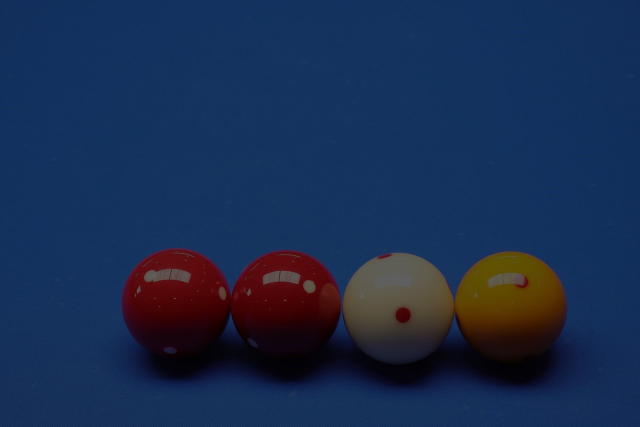
//> input picture frontend/project/asset/img/4balls_dark.jpg, 1280 x 853 px, given in place of the camera (shown at 1/2 size)
$ ./findball   (built with g++ and OpenCV 4)
//> lines starting //> are read from the running program, lines starting //| are printed output that depends on the picture; after the words box and inside, x2 and y2 are one past the last pixel; in counts of white or black regions, pixels touching at a corner belong together
#include <iostream>
#include <fstream>
#include <vector>
#include <opencv2/opencv.hpp>
#include "json/json.h"
#include <vector>
#include <opencv2/imgproc.hpp>
#include <opencv2/highgui.hpp>
#include <string>


using namespace std;
using namespace cv;
using namespace Json;

float dyst[4] = { 0,0,0.5,-0.5 };//straight
float dxst[4] = { 0.5,-0.5,0,0 };
float dysi[4] = { 0.3, 0.3,-0.3,-0.3 };//side
float dxsi[4] = { 0.3,-0.3,-0.3,0.3 };
struct Position {
    float y;
    float x;
};
struct BallColor {
    int red_ball;
    int yellow_ball;
    int white_ball;
};

const int fwidth = 640;
const int fheight = 480;
const double fps = 10.0;

bool compareContourAreas(vector<Point> contour1, vector<Point> contour2) {
    double i = fabs(contourArea(Mat(contour1)));
    double j = fabs(contourArea(Mat(contour2)));
    return (i > j);
}

cv::VideoCapture initCamera() {
    cv::VideoCapture cap(0);
    if (!cap.isOpened()) {
        std::cerr << "[ERROR] VideoCapture opening failed.\n";
        exit(1);
    }

    cap.set(cv::CAP_PROP_FRAME_WIDTH, ::fwidth);
    cap.set(cv::CAP_PROP_FRAME_HEIGHT, ::fheight);
    cap.set(cv::CAP_PROP_FPS, ::fps);

    return cap;
}

inline int transform(cv::Mat& image, cv::Mat& homo) {
    // [5 lines of commented-out code are left out]
    Mat contour2;
    image.copyTo(contour2);
    //기본 이미지 출력
    imshow("Original", image);

    Mat gray;
    Mat blur;
    Mat hsv;
    GaussianBlur(image, blur, Size(5, 5), 0);  //노이즈 제거
    cvtColor(blur, hsv, cv::COLOR_BGR2HSV);//hsv변환
    Mat binary;
    cv::inRange(hsv, cv::Scalar(90, 100, 10), cv::Scalar(140, 255, 230), gray);
    // [5 lines of commented-out code are left out]

    vector<vector<Point>> contours;
    vector<Vec4i> hierarchy;
    //그레이가 파랑 변환된거
    findContours(gray, contours, hierarchy, RETR_CCOMP, CHAIN_APPROX_TC89_KCOS);
    //검색방법, 근사화방법
    sort(contours.begin(), contours.end(), compareContourAreas);  //면적 큰 순서대로 정렬
    drawContours(contour2, contours, -1, Scalar(255, 0, 0), 1);  //컨투어 그리기
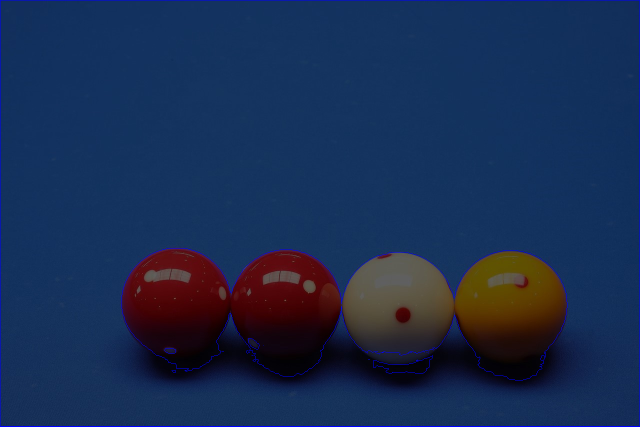
//> contour2: 853 rows x 1280 cols, CV_8UC3 (shown at 1/2 size); 0.67% of pixels changed, all inside (x1, y1, x2, y2) = (0, 0, 1280, 853)
    // << contours.size() << endl << endl << endl;  //컨투어 크기 보기
    //경계선 출력
    imshow("ContourImage", contour2);

    vector<Point> contours_approx; //컨투어한거 받을거
    //제일 큰 면적부터 보니까 가장 처음 나오는 사각형을 찾아 그게 당구대임
    for (int i = 0; i < contours.size(); i++) {
        double length = arcLength(contours[i], true);  //윤곽의 둘레 길이 계산
        approxPolyDP(contours[i], contours_approx, 0.1 * length, true); //윤곽을 근사화해 contours_approx벡터에 저장
        //둘레의 10%만큼 오차 허용
        //cout << i<<"                     "<<contours_approx.size() << endl;
        if (contours_approx.size() == 4) {//꼭짓점 4개면 끝
            std::vector<cv::Point2f> points; //사각형의 꼭짓점 받음
            for (Point i : contours_approx) {
                points.push_back(i);
                //cout << i << endl;
            }

            // 변환 후 영상의 네 모서리 좌표-> 수정?->이거 순서가 위에랑 같아야하는듯
            std::vector<cv::Point2f> dstPoints = {

                // cv::Point2f(639, 0),

                 cv::Point2f(639, 336),
                 cv::Point2f(639, 0),
				 cv::Point2f(0, 0),
                 cv::Point2f(0, 336)
            };
            /*
                    cv::Point2f(0, 0),
                    cv::Point2f(533, 0),
                    cv::Point2f(533, 283),

            */
            // 호모그래피 행렬 계산
            cv::Mat h = cv::getPerspectiveTransform(points, dstPoints);

            // 호모그래피 적용
            //cv::Mat result;
            cv::warpPerspective(image, homo, h, image.size());   //호모그래피 변환 -> homo 원본 변환 , image : 파랑변환
            cv::warpPerspective(gray, image, h, image.size());
            //호모는 원래 이미지
            //image는 파란색 변환된거
            cv::imshow("Transformed Image", image);  //파란색
            //변환 처음에 한번만 하면 될듯

            ///////여기까지가 변환
            //result를 저장해서 다음 공 찾는 거에 저장하면 될듯
            //변환했을 때 사각형 또 찾아야되나
            return 1;
        }
        contours_approx.clear();  //다시 받을거라 클리어해줌
    }
//> this loop made 1 pass
//> pass 1, in transform, `cv::imshow("Transformed Image", image);`:
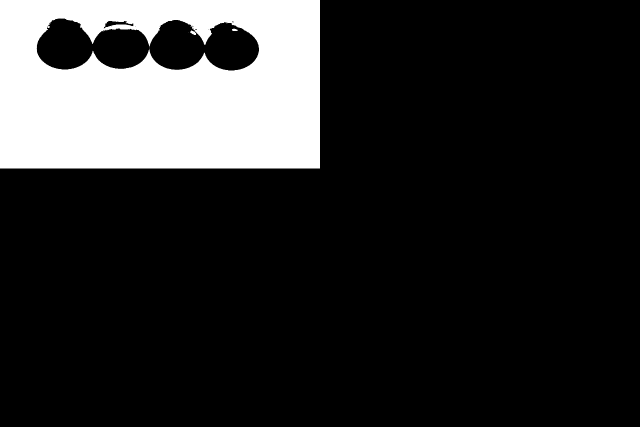
//> window 'Transformed Image': 853 rows x 1280 cols, CV_8UC1 (shown at 1/2 size); min 0, max 255, mean 42.9
    return 0;

}
// [20 lines left out: function store_Point, not called in this run]

void transformImage(cv::Mat& blue, cv::Mat& img, cv::Mat& hsv, std::vector<cv::Vec3f>& circles) //이미지 변환, 원 검출
{  //파란색, 원래 , 컬러homo를 hsv로 변환
    //cout << "2222222222" << endl;
    cv::Mat edge;

    cv::cvtColor(img, hsv, cv::COLOR_BGR2HSV);//hsv변환
    cv::GaussianBlur(hsv, hsv, cv::Size(5, 5), 0);//노이즈 제거 Size 클수록 더 흐릿
    //-> 색 구분하기 위해 씀

    //cv::cvtColor(hsv, gray, cv::COLOR_BGR2GRAY);//그레이변환
    //imshow("hsv",hsv);
    //imshow("gray",gray);
	Canny(blue,edge,100,200);
    cv::HoughCircles(edge, circles, cv::HOUGH_GRADIENT, 1, 8,150, 20, 10, 0);   //동그라미 검출
    //입력 이미지, 검출한 원 출력 벡터 , 변환 메소드 , // 해상도 , 원 사이 최소 거리 // 임계값 //최소 반지름 , 최대 반지름
}  //파란거에서 원 검출하고 그 점이 circle이니까 그걸 hsv위에서 판단

void checkColor(cv::Vec3b& colorHSV, BallColor& ball)
{
    //cout << "3333333333" << endl;
    //h 0~180 s 0~255 v 0~255
    int H = colorHSV[0];
    int S = colorHSV[1];
    int V = colorHSV[2];
    std::cout << "hsv "<<H << " " << S << " " << V << std::endl;
    if ((H <= 20 || (H >= 110 && H <= 130)) && S > 115 && V > 210) { ///빨간색
        ball.red_ball++;
        //std::cout << "빨";
    }
    // 노란색 판별
    else if ((H >= 85 && H <= 100) && S > 120 && V > 240) {  ////노란색
        ball.yellow_ball++;
        //std::cout << "노";
    }
    // 흰색 판별
    else if ((H >= 90 && H <= 130) && S < 90 && V > 220) { /////흰색
        ball.white_ball++;
        //std::cout << "흰";
    }
}

inline void checkAverageColor(cv::Mat& img, cv::Mat& hsv, std::vector<cv::Vec3f>& circles, std::vector<std::vector<cv::Point>>& circles_log)
{//검출한 원 색 파악       //원 위치 확인하기 위함, hsv 변환
    //cout << "444444444444" << endl;
    BallColor ball;
    //cout << circles.size() << endl << endl << endl << endl << endl << endl << endl << endl;  //공 개수 확인
    for (size_t i = 0; i < circles.size(); i++) {  //circles ,,hsv
        ball.red_ball = 0;  //각 공의 색을 파악하기 위함 -> 9개의 point에서 색을 파악하고, 가장 빈도수가 높은 색을 그 공의 색으로 지정한다.
        ball.white_ball = 0;
        ball.yellow_ball = 0;
        cv::Vec3f circl = circles[i]; //각각의 공의 정보를 받는다
        cv::Point center = cv::Point(circl[0], circl[1]); //xy  //공의 중심
        int radius = circl[2]; //공의 반지름

        cv::Vec3b colorHSV;  //어차피 최대가 255
        std::cout << "pointttt" << " " << circl[0] << " " << circl[1] << " " << circl[2] << std::endl;
        colorHSV = hsv.at<cv::Vec3b>(center.y, center.x);
        checkColor(colorHSV, ball);
        //cout << colorHSV[0] << " " << colorHSV[1] << " " << colorHSV[2] << endl;

        for (int i = 0; i < 4; i++) //가로세로
        {
            //std::cout << "점"<<center.y<<" "<< dyst[i]<<" "<<center.y + dyst[i] * radius << std::endl;
            colorHSV = hsv.at<cv::Vec3b>(center.y + dyst[i] * radius, center.x + dxst[i] * radius);
            checkColor(colorHSV, ball);
        }
        for (int i = 0; i < 4; i++) //대각선
        {
            colorHSV = hsv.at<cv::Vec3b>(center.y + dysi[i] * radius, center.x + dysi[i] * radius);
            checkColor(colorHSV, ball);
        }

        //셋 중에 가장큰것의 파일 저장
        if (ball.red_ball + ball.yellow_ball + ball.white_ball != 0) //계산 됐을 때
        {
            if (ball.red_ball >= ball.yellow_ball) {  ///숫자로 함수 받아서 거기서 처리
                if (ball.red_ball >= ball.white_ball)
                    store_Point(1, center, circles_log);//빨간색
                else
                    store_Point(2, center, circles_log);//흰색
            }
            else {
                if (ball.yellow_ball >= ball.white_ball)
                    store_Point(3, center, circles_log);//노란색
                else
                    store_Point(2, center, circles_log);//흰색
            }
        }
        //그림그리기
        //std::cout << std::endl;
        // 원의 중심
        cv::circle(img, center, 1, cv::Scalar(0, 100, 100), 3, cv::LINE_AA);
        // 원의 외곽
        cv::circle(img, center, radius, cv::Scalar(255, 0, 255), 3, cv::LINE_AA);
    }
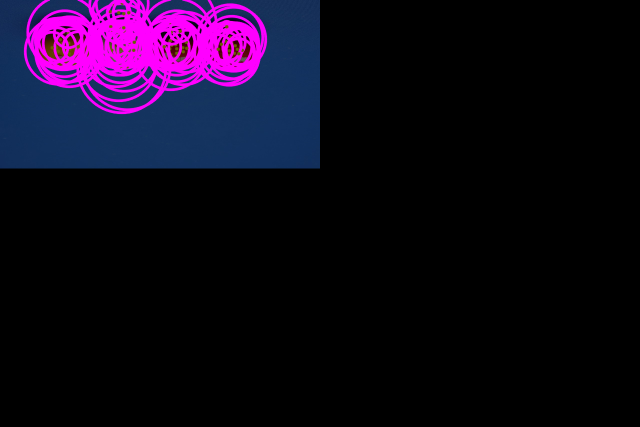
//> img: 853 rows x 1280 cols, CV_8UC3 (shown at 1/2 size); mean B, G, R 26.6, 7, 16.9
    imshow("circleimg", img);
}
// [143 lines left out: functions setNum, checkMove, checkStop, makeFile, not called in this run]

void checkMovement(int& moving, std::vector<std::vector<cv::Point>>& circles_log)
{
    //cout << "999999999999999999" << endl;
    int red_size = circles_log[0].size();
    int white_size = circles_log[1].size();
    int yellow_size = circles_log[2].size();
    if (red_size > 0 && white_size > 0 && yellow_size > 0) //계산 됐을 때
    {///원래 한번에 3개의 공을 다 받아야하는데, 못받는 상황이 생길 수 있어서 그 전의 공의 위치로 넣어줌
        if (red_size >= yellow_size) {  ///
            if (red_size >= white_size)
                setNum(1, circles_log);//빨간색-> 값 못받은게 있을 수 있어서 그 전 값이랑 개수 맞춰주는거
            else
                setNum(2, circles_log);//흰색
        }
        else {
            if (yellow_size >= white_size)
                setNum(3, circles_log);//노란색
            else
                setNum(2, circles_log);//흰색
        }
    }//개수 맞춰주기
    if (moving == 1) //움직일 때 -> 멈췄는 지 알아야함
    {
        //5개 다 같으면
        if (checkStop(circles_log) == 1)//멈춰서 녹화 끝남
        {
            ///cout << "공 멈춤!!!" << endl;
            //makeFile(circles_log);  //파일 만들어야됨
            moving = 0;  //이제 멈췄다
        }
    }
    else if (moving == 0)// 안움직일 때 -> 움직이는 지 알아야함 + 5개 넘으면 pop
    {
        if (circles_log[2].size() >= 5)//5개 이상 쌓이면 -> 위에서 처리해줘서 크기는 다 같음
        {
            //같은 지 체크
            //다르다면 pop하기
            if (checkMove(circles_log) == 1) //움직인다!-> moving 1로 바꿔줘 움직인다 인식해두기
                moving = 1;
            else  //안움직이면 5개만!!! 쓸모없는 값은 버림
            {
                while (circles_log[0].size() != 5)///5될 때까지 줄임
                {
                    for (int i = 0; i < 3; i++) {
                        circles_log[i].erase(circles_log[i].begin());
                    }//맨 앞 없애기
                }
            }
        }
    }
    //5개까지하기
    //5개부터 다르면 시작이다!!-> flag정하기
}

int main(int argc, char* argv[]) {
    cv::VideoCapture cap = initCamera();
    std::vector<std::vector<cv::Point>> circles_log;///값 저장
    circles_log.resize(3); //red, white, yellow

    int moving = 0;//0은 안움직임,  1은 움직여서 기록중

    while (true) {
        cv::Mat frame, homo, hsv;
        if (!cap.grab()) {
            std::cerr << "[ERROR] Camera grabbing failed.\n";
            break;
        }
        else if (!cap.retrieve(frame)) {
            std::cerr << "[ERROR] Retrieving frame failed.\n";
            break;
        }
        else {
            if (transform(frame, homo) == 1)  //frame은 파랑 호모 변환, homo는 원래 이미지 호모 변환
            {//변환 성공해야
                std::vector<cv::Vec3f> circles;  //원 좌표, 반지름 정보 저장
                transformImage(frame, homo, hsv, circles);  //이미지 변환해서 원 검출 frame 파랑 변환, homo 원본 변환
                ///이제 hsv가 homo에서 hsv 변환한것

                checkAverageColor(homo, hsv, circles, circles_log);  //검출한 원 색 파악
                checkMovement(moving, circles_log);
                //imshow("Display", homo);
                if (waitKey(100) == 27)  //200ms마다
//> the Esc key is pressed
                    break;
            }
            //cv::imshow("Image", frame);
            //cv::imshow("LIVE", trsf);
            //if (cv::waitKey(1) >= 0) break;
        }
    }
    cap.release();

    return 0;
}

$ run again, on frontend/project/asset/img/4balls_with_board.png
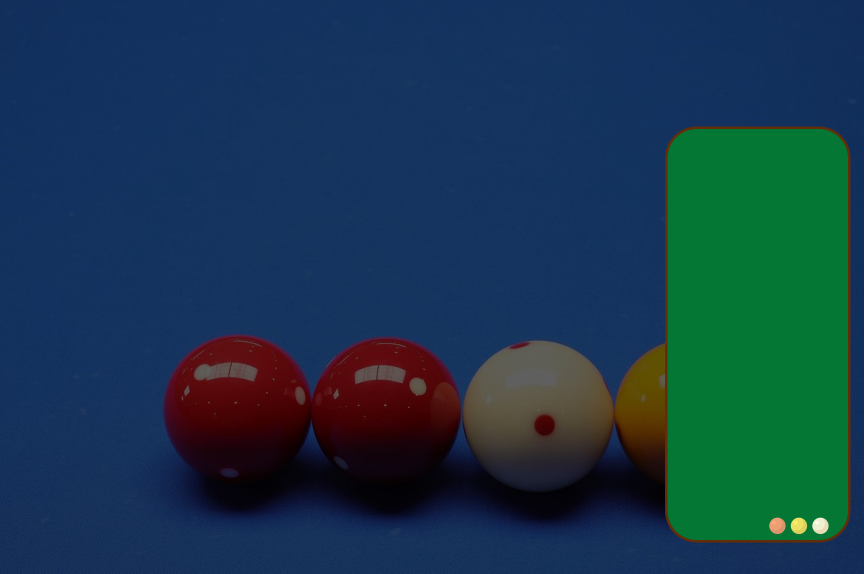
//> input picture frontend/project/asset/img/4balls_with_board.png, 1728 x 1147 px, given in place of the camera (shown at 1/2 size)
//> in transform, `drawContours(contour2, contours, -1, Scalar(255, 0, 0), 1);`:
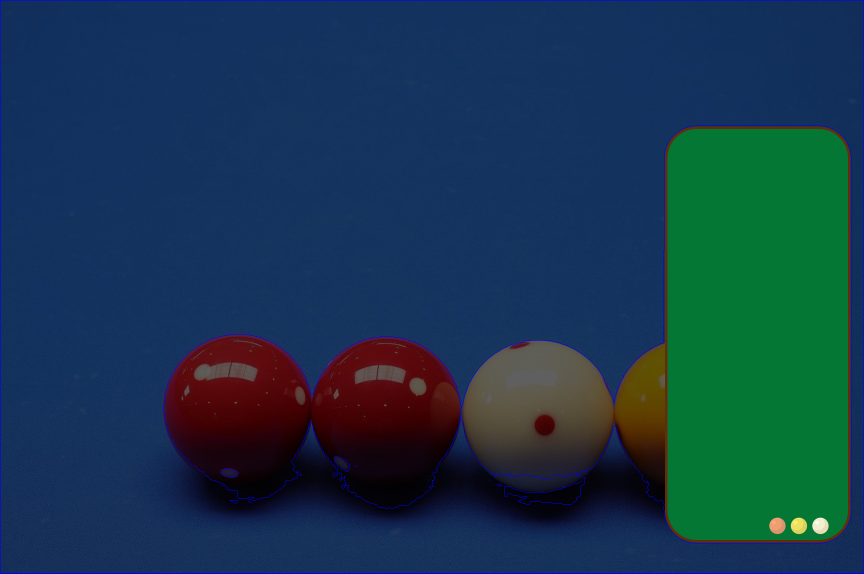
//> contour2: 1147 rows x 1728 cols, CV_8UC3 (shown at 1/2 size); 0.58% of pixels changed, all inside (x1, y1, x2, y2) = (0, 0, 1728, 1147)
//> after the loop in checkAverageColor, `for (size_t i = 0; i < circles.size(); i++)`:
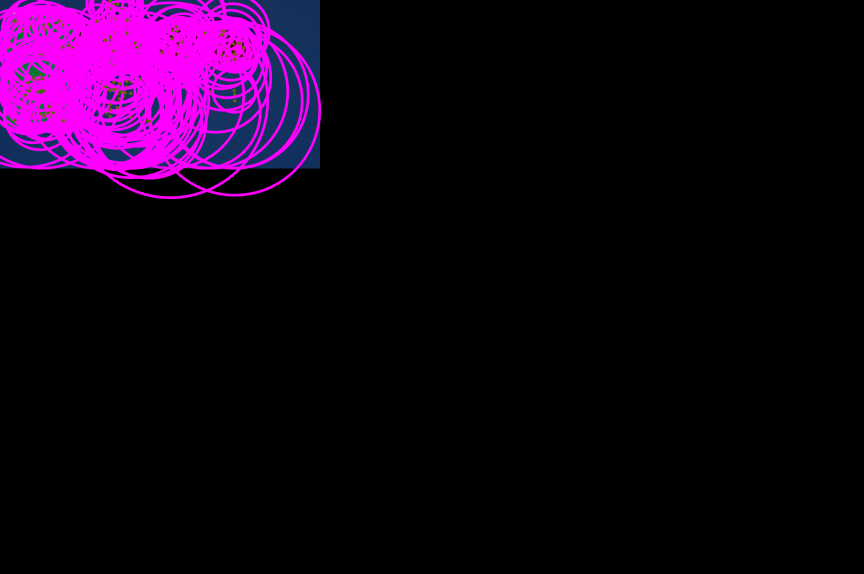
//> img: 1147 rows x 1728 cols, CV_8UC3 (shown at 1/2 size); mean B, G, R 22.2, 2, 19.8
